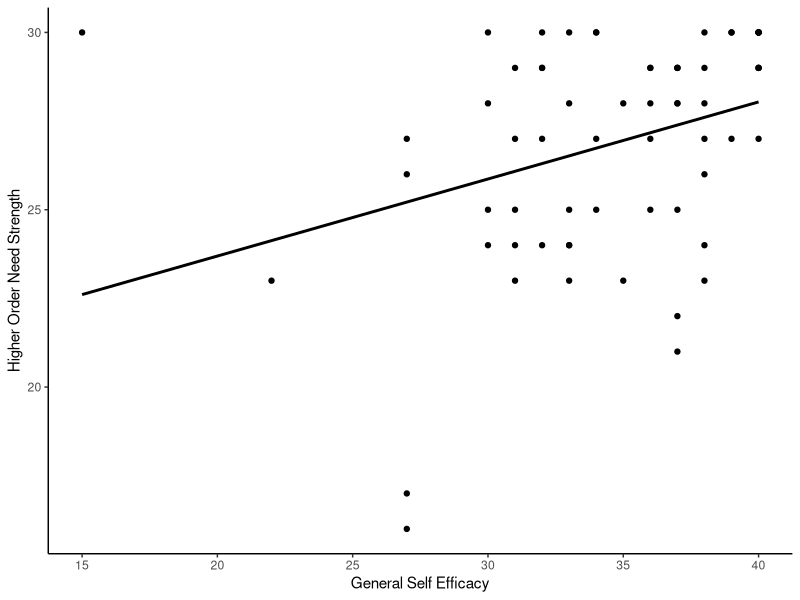

Recreate this plot in R. (Note: this script raises an error after producing the figure.)
## ---- chunk 1

library(tidyverse)
library(ggplot2)

df <- read.csv('../../data/cleaned_data.csv')

plot1 <- ggplot(df, aes(x = gse, y = ho_need_strength)) + 
  geom_point() + 
  geom_smooth(method = 'lm', se = F, color = 'black') + 
  theme_classic() + 
  xlab('General Self Efficacy') + 
  ylab('Higher Order Need Strength')

plot1

## ---- chunk 2

lm_result <- lm(formula = ho_need_strength ~ gse, data = df)
apa_lm <- apa_print(lm_result)

apa_table(apa_lm$table,
          caption = 'Unstandardized coefficient relating higher order need strength to general self efficacy.')



